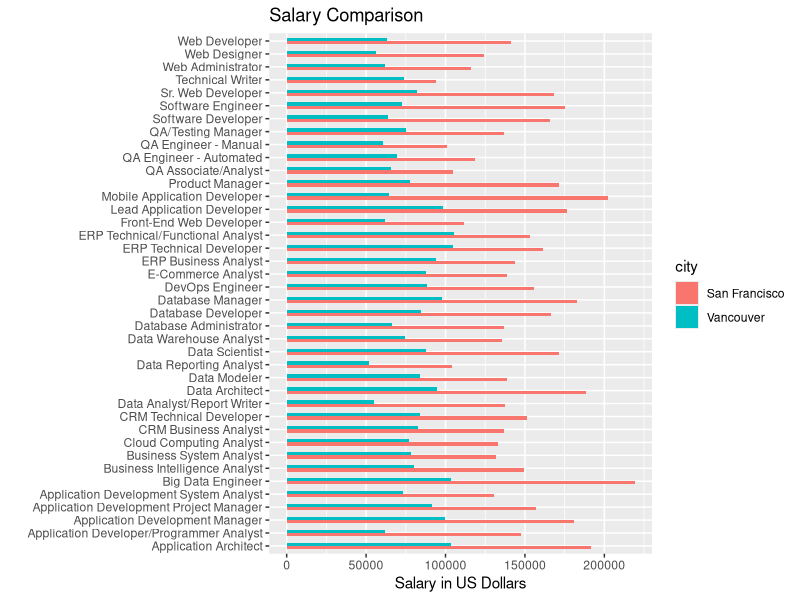

R code for this plot:
library(dplyr)
library(ggplot2)
library(tidyr)

exchange_rate = 0.77
sf_adjustment = 41/100
yvr_adjustment = 5.6/100

job <- c("Application Development Manager","Application Development Project Manager","Application Development System Analyst","Application Architect","Business System Analyst","Cloud Computing Analyst","CRM Business Analyst","CRM Technical Developer","Application Developer/Programmer Analyst","ERP Business Analyst","ERP Technical/Functional Analyst","ERP Technical Developer","Lead Application Developer", "Mobile Application Developer", "Technical Writer", # Application Development
         "Big Data Engineer","Database Manager","Database Developer","Database Administrator","Data Analyst/Report Writer","Data Architect","Data Modeler","Data Scientist","Data Warehouse Analyst","Business Intelligence Analyst","Data Reporting Analyst", #Data/Database Administration
         "QA Engineer - Manual","QA Engineer - Automated","QA/Testing Manager","QA Associate/Analyst", # QA and Testing
         "Sr. Web Developer","Web Developer","Front-End Web Developer","Web Administrator","Web Designer","E-Commerce Analyst","DevOps Engineer", # Web Development
         "Product Manager","Software Engineer","Software Developer") # Software Development

job <- append(job, job)

country <- append(rep("Canada",40), rep("US",40) )
ca_salary<- c(122500,112250,89750,127000,96250,95000,101750,103250,76000,115750,129750,128750,121000,79000,90750, # Application Development
              127500,120000,104000,81750,67750,116750,103000,108250,91750,98750,63750, # Data/Database Administration
              74250,85750,92500,80500, # QA and Testing
              101000,77500,76000,76250,69500,108000,108750, # Web Development
              95500,89000,78750) # Software Development

us_salary<- c(128500,111500,92750,135750,93250,94500,97000,107250,104500,102000,108750,114500,125000,143500,66500, # Application Development
              155500,129500,118000,97250,97500,133500,98500,121500,96250,106000,74000, # Data/Database Administration
              71500,84000,97250,74250, # QA and Testing
              119500,100250,79250,82250,88250,98500,110500, # Web Development
              121750,124500,117500) # Software Development

salary <- append(ca_salary, us_salary)

df <- data_frame(job, country, salary)

salary_plot <- df %>% 
  spread(country, salary) %>% 
  mutate(Canada = Canada * exchange_rate) %>% # Convert from Cdn to USD
  mutate(Vancouver = Canada * (1 + yvr_adjustment), `San Francisco` = US * (1+sf_adjustment) ) %>% # Adjustment based on cities 
  select(-Canada, -US) %>%
  gather(Vancouver, `San Francisco`, key=city, value=salary) %>%
  ggplot(aes(x=job, y=salary, fill=city)) + 
  geom_bar(stat="identity", width=0.5  ,position=position_dodge()) +
  xlab("") +
  ylab("Salary in US Dollars") +
  labs(title="Salary Comparison") +
  coord_flip() 

ggsave(filename="salaries.png", plot = salary_plot)



